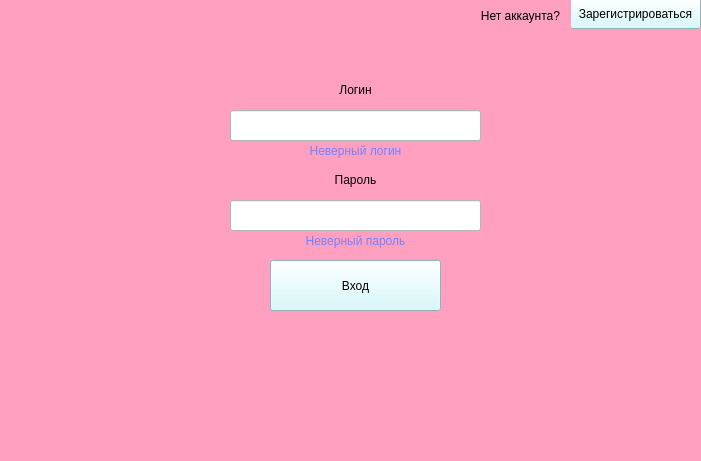
<?xml version="1.0" encoding="UTF-8"?>
<ui version="4.0">
 <class>MainWindow</class>
 <widget class="QMainWindow" name="MainWindow">
  <property name="geometry">
   <rect>
    <x>0</x>
    <y>0</y>
    <width>701</width>
    <height>461</height>
   </rect>
  </property>
  <property name="windowTitle">
   <string>MainWindow</string>
  </property>
  <property name="styleSheet">
   <string notr="true">background-color: rgb(255, 160, 193)
</string>
  </property>
  <widget class="QWidget" name="centralwidget">
   <widget class="QLineEdit" name="Password">
    <property name="geometry">
     <rect>
      <x>230</x>
      <y>200</y>
      <width>251</width>
      <height>31</height>
     </rect>
    </property>
    <property name="styleSheet">
     <string notr="true">background-color: rgb(255, 255, 255);</string>
    </property>
    <property name="echoMode">
     <enum>QLineEdit::Password</enum>
    </property>
   </widget>
   <widget class="QLineEdit" name="Login">
    <property name="geometry">
     <rect>
      <x>230</x>
      <y>110</y>
      <width>251</width>
      <height>31</height>
     </rect>
    </property>
    <property name="styleSheet">
     <string notr="true">background-color: rgb(255, 255, 255);</string>
    </property>
   </widget>
   <widget class="QLabel" name="label">
    <property name="geometry">
     <rect>
      <x>230</x>
      <y>80</y>
      <width>251</width>
      <height>20</height>
     </rect>
    </property>
    <property name="toolTip">
     <string>&lt;html&gt;&lt;head/&gt;&lt;body&gt;&lt;p align=&quot;center&quot;&gt;&lt;br/&gt;логин&lt;/p&gt;&lt;/body&gt;&lt;/html&gt;</string>
    </property>
    <property name="text">
     <string>Логин</string>
    </property>
    <property name="alignment">
     <set>Qt::AlignCenter</set>
    </property>
   </widget>
   <widget class="QLabel" name="label_2">
    <property name="geometry">
     <rect>
      <x>230</x>
      <y>170</y>
      <width>251</width>
      <height>20</height>
     </rect>
    </property>
    <property name="toolTip">
     <string>&lt;html&gt;&lt;head/&gt;&lt;body&gt;&lt;p align=&quot;center&quot;&gt;&lt;br/&gt;логин&lt;/p&gt;&lt;/body&gt;&lt;/html&gt;</string>
    </property>
    <property name="text">
     <string>Пароль</string>
    </property>
    <property name="alignment">
     <set>Qt::AlignCenter</set>
    </property>
   </widget>
   <widget class="QPushButton" name="Vhod">
    <property name="geometry">
     <rect>
      <x>270</x>
      <y>260</y>
      <width>171</width>
      <height>51</height>
     </rect>
    </property>
    <property name="styleSheet">
     <string notr="true">background-color: rgb(203, 250, 255);</string>
    </property>
    <property name="text">
     <string>Вход</string>
    </property>
   </widget>
   <widget class="QPushButton" name="Reg">
    <property name="geometry">
     <rect>
      <x>570</x>
      <y>-2</y>
      <width>131</width>
      <height>31</height>
     </rect>
    </property>
    <property name="styleSheet">
     <string notr="true">background-color: rgb(203, 250, 255);</string>
    </property>
    <property name="text">
     <string>Зарегистрироваться</string>
    </property>
   </widget>
   <widget class="QLabel" name="label_4">
    <property name="geometry">
     <rect>
      <x>470</x>
      <y>0</y>
      <width>101</width>
      <height>31</height>
     </rect>
    </property>
    <property name="toolTip">
     <string>&lt;html&gt;&lt;head/&gt;&lt;body&gt;&lt;p align=&quot;center&quot;&gt;&lt;br/&gt;логин&lt;/p&gt;&lt;/body&gt;&lt;/html&gt;</string>
    </property>
    <property name="text">
     <string>Нет аккаунта?</string>
    </property>
    <property name="alignment">
     <set>Qt::AlignCenter</set>
    </property>
   </widget>
   <widget class="QLabel" name="NoLogin">
    <property name="enabled">
     <bool>true</bool>
    </property>
    <property name="geometry">
     <rect>
      <x>230</x>
      <y>140</y>
      <width>251</width>
      <height>21</height>
     </rect>
    </property>
    <property name="toolTip">
     <string>&lt;html&gt;&lt;head/&gt;&lt;body&gt;&lt;p align=&quot;center&quot;&gt;&lt;br/&gt;логин&lt;/p&gt;&lt;/body&gt;&lt;/html&gt;</string>
    </property>
    <property name="styleSheet">
     <string notr="true">color: rgb(110, 132, 255);
background-color: rgba(255, 255, 255, 0);</string>
    </property>
    <property name="text">
     <string>Неверный логин</string>
    </property>
    <property name="alignment">
     <set>Qt::AlignCenter</set>
    </property>
   </widget>
   <widget class="QLabel" name="NoPassword">
    <property name="enabled">
     <bool>true</bool>
    </property>
    <property name="geometry">
     <rect>
      <x>230</x>
      <y>230</y>
      <width>251</width>
      <height>21</height>
     </rect>
    </property>
    <property name="toolTip">
     <string>&lt;html&gt;&lt;head/&gt;&lt;body&gt;&lt;p align=&quot;center&quot;&gt;&lt;br/&gt;логин&lt;/p&gt;&lt;/body&gt;&lt;/html&gt;</string>
    </property>
    <property name="styleSheet">
     <string notr="true">color: rgb(110, 132, 255);
background-color: rgba(255, 255, 255, 0);</string>
    </property>
    <property name="text">
     <string>Неверный пароль</string>
    </property>
    <property name="alignment">
     <set>Qt::AlignCenter</set>
    </property>
   </widget>
  </widget>
  <widget class="QMenuBar" name="menubar">
   <property name="geometry">
    <rect>
     <x>0</x>
     <y>0</y>
     <width>701</width>
     <height>21</height>
    </rect>
   </property>
  </widget>
  <widget class="QStatusBar" name="statusbar"/>
 </widget>
 <resources/>
 <connections/>
</ui>
